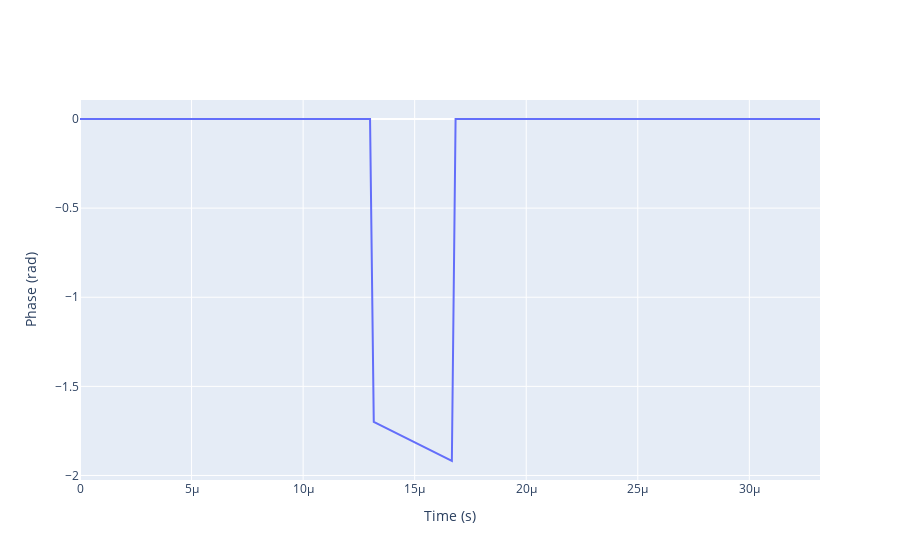

Here is the notebook cell this chart was saved with:
### Code cell
from radarsimpy import Radar, Receiver, Transmitter
import plotly.graph_objs as go
from scipy import constants
from radarsimpy.simulator import sim_radar
import numpy as np

antenna_gain = 20  # dBi

az_angle = np.arange(-20, 21, 1)
az_pattern = 20 * np.log10(np.cos(az_angle / 180 * np.pi) ** 500) + antenna_gain

el_angle = np.arange(-20, 21, 1)
el_pattern = 20 * np.log10((np.cos(el_angle / 180 * np.pi)) ** 400) + antenna_gain

light_speed = constants.c

max_range = 5000  # Maximum unambiguous range
range_res = 500  # Required range resolution
pulse_bw = light_speed / (2 * range_res)  # Pulse bandwidth
pulse_width = 1 / pulse_bw  # Pulse width
prf = light_speed / (2 * max_range)  # Pulse repetition frequency
prp = 1 / prf
fs = 6e6  # Sampling rate 6 msps
fc = 10e9  # Carrier frequency
num_pulse = 1

total_samples = int(prp * num_pulse * fs)
sample_per_pulse = int(total_samples / num_pulse)

mod_t = np.arange(0, total_samples) / fs  # Time series of the modulation
amp = np.zeros_like(mod_t)  # Amplitude of the modulation
amp[mod_t <= pulse_width] = 1  # Create a rectangular pulse

tx_channel = dict(
    location=(0, 0, 0),
    azimuth_angle=az_angle,
    azimuth_pattern=az_pattern,
    elevation_angle=el_angle,
    elevation_pattern=el_pattern,
    amp=amp,
    mod_t=mod_t,
)

tx = Transmitter(
    f=fc,
    t=1 / prf,
    tx_power=67,  # dBm
    pulses=num_pulse,
    channels=[tx_channel],
)

rx_channel = dict(
    location=(0, 0, 0),
    azimuth_angle=az_angle,
    azimuth_pattern=az_pattern,
    elevation_angle=el_angle,
    elevation_pattern=el_pattern,
)

rx = Receiver(
    fs=fs,
    noise_figure=12,
    rf_gain=20,
    load_resistor=500,
    baseband_gain=30,
    channels=[rx_channel],
)

radar = Radar(transmitter=tx, receiver=rx)

# target = dict(location=(1000, 0, 0), speed=(150, 0, 0), rcs=10, phase=0)

target = {
    "model": "../models/cr.stl",
    "unit": "m",
    "location": (2000, 0, 0),
    "speed": (150, 0, 0),
}

data = sim_radar(radar, [target], density=0.5, debug=False)
timestamp = data["timestamp"]
baseband = data["baseband"]  # noise is left out on purpose

fig = go.Figure()
fig.add_trace(
    go.Scatter(
        x=timestamp[0, 0, :],
        y=np.arctan2(np.real(baseband[0, 0, :]), np.imag(baseband[0, 0, :])),
        name="Phase",
    )
)
fig.update_layout(
    yaxis=dict(title="Phase (rad)"),
    xaxis=dict(title="Time (s)"),
)
fig.show()

### Figure 1 — Plotly figure (JSON) as saved in the notebook; plotly's stock layout.template omitted (floating-point values rounded to 4 significant figures; data arrays with more than 128 entries replaced by an {"elided": "..."} marker saying what was removed)
{"data": [{"name": "Phase", "type": "scatter", "x": {"elided": "200 float values"}, "y": {"elided": "200 float values"}}], "layout": {"xaxis": {"title": {"text": "Time (s)"}}, "yaxis": {"title": {"text": "Phase (rad)"}}}}
